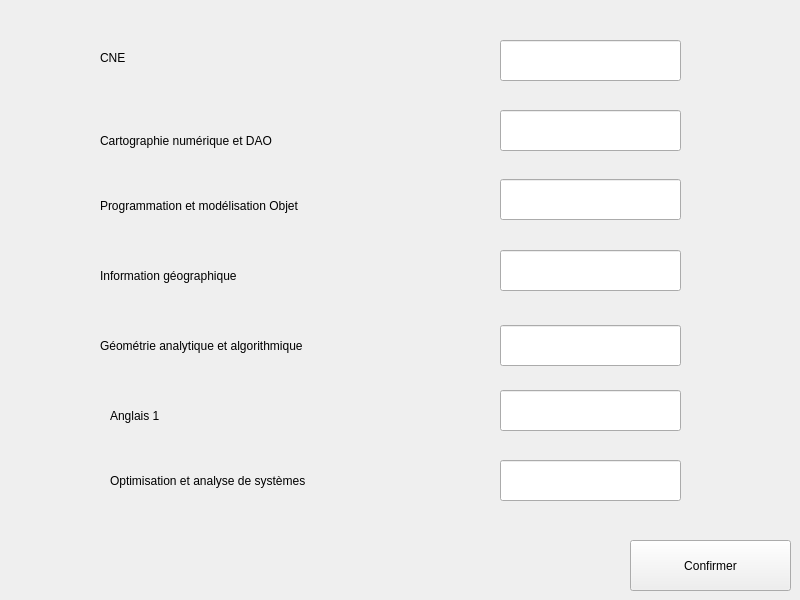
     <widget class="QWidget" name="tab_15">
      <attribute name="title">
       <string>S2</string>
      </attribute>
      <widget class="QLabel" name="label_11">
       <property name="geometry">
        <rect>
         <x>100</x>
         <y>130</y>
         <width>291</width>
         <height>21</height>
        </rect>
       </property>
       <property name="text">
        <string>Cartographie numérique et DAO</string>
       </property>
      </widget>
      <widget class="QLabel" name="label_12">
       <property name="geometry">
        <rect>
         <x>110</x>
         <y>470</y>
         <width>301</width>
         <height>21</height>
        </rect>
       </property>
       <property name="text">
        <string>Optimisation et analyse de systèmes </string>
       </property>
      </widget>
      <widget class="QLabel" name="label_13">
       <property name="geometry">
        <rect>
         <x>100</x>
         <y>330</y>
         <width>321</width>
         <height>31</height>
        </rect>
       </property>
       <property name="text">
        <string>Géométrie analytique et algorithmique</string>
       </property>
      </widget>
      <widget class="QLabel" name="label_14">
       <property name="geometry">
        <rect>
         <x>100</x>
         <y>190</y>
         <width>311</width>
         <height>31</height>
        </rect>
       </property>
       <property name="text">
        <string>Programmation et modélisation Objet</string>
       </property>
      </widget>
      <widget class="QLabel" name="label_15">
       <property name="geometry">
        <rect>
         <x>100</x>
         <y>50</y>
         <width>81</width>
         <height>16</height>
        </rect>
       </property>
       <property name="text">
        <string>CNE </string>
       </property>
      </widget>
      <widget class="QLabel" name="label_16">
       <property name="geometry">
        <rect>
         <x>100</x>
         <y>260</y>
         <width>221</width>
         <height>31</height>
        </rect>
       </property>
       <property name="text">
        <string>Information géographique</string>
       </property>
      </widget>
      <widget class="QLabel" name="label_17">
       <property name="geometry">
        <rect>
         <x>110</x>
         <y>400</y>
         <width>81</width>
         <height>31</height>
        </rect>
       </property>
       <property name="text">
        <string>Anglais 1</string>
       </property>
      </widget>
      <widget class="QPushButton" name="pushButton_7">
       <property name="geometry">
        <rect>
         <x>630</x>
         <y>540</y>
         <width>161</width>
         <height>51</height>
        </rect>
       </property>
       <property name="text">
        <string>Confirmer</string>
       </property>
      </widget>
      <widget class="QLineEdit" name="lineEdit_2">
       <property name="geometry">
        <rect>
         <x>500</x>
         <y>110</y>
         <width>181</width>
         <height>41</height>
        </rect>
       </property>
      </widget>
      <widget class="QLineEdit" name="lineEdit_10">
       <property name="geometry">
        <rect>
         <x>500</x>
         <y>460</y>
         <width>181</width>
         <height>41</height>
        </rect>
       </property>
      </widget>
      <widget class="QLineEdit" name="lineEdit_11">
       <property name="geometry">
        <rect>
         <x>500</x>
         <y>250</y>
         <width>181</width>
         <height>41</height>
        </rect>
       </property>
      </widget>
      <widget class="QLineEdit" name="lineEdit_12">
       <property name="geometry">
        <rect>
         <x>500</x>
         <y>40</y>
         <width>181</width>
         <height>41</height>
        </rect>
       </property>
      </widget>
      <widget class="QLineEdit" name="lineEdit_13">
       <property name="geometry">
        <rect>
         <x>500</x>
         <y>179</y>
         <width>181</width>
         <height>41</height>
        </rect>
       </property>
      </widget>
      <widget class="QLineEdit" name="lineEdit_14">
       <property name="geometry">
        <rect>
         <x>500</x>
         <y>325</y>
         <width>181</width>
         <height>41</height>
        </rect>
       </property>
      </widget>
      <widget class="QLineEdit" name="lineEdit_15">
       <property name="geometry">
        <rect>
         <x>500</x>
         <y>390</y>
         <width>181</width>
         <height>41</height>
        </rect>
       </property>
      </widget>
     </widget>
